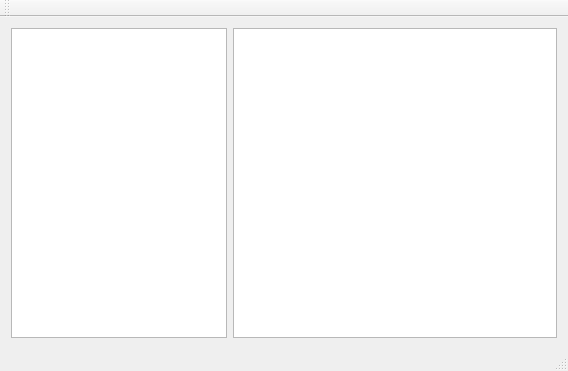
<?xml version="1.0" encoding="UTF-8"?>
<ui version="4.0">
 <class>MainWindow</class>
 <widget class="QMainWindow" name="MainWindow">
  <property name="geometry">
   <rect>
    <x>0</x>
    <y>0</y>
    <width>568</width>
    <height>371</height>
   </rect>
  </property>
  <property name="windowTitle">
   <string>MainWindow</string>
  </property>
  <widget class="QWidget" name="centralWidget">
   <layout class="QHBoxLayout" name="horizontalLayout" stretch="2,3">
    <item>
     <widget class="QTableView" name="tableView"/>
    </item>
    <item>
     <widget class="QGraphicsView" name="graphicsView"/>
    </item>
   </layout>
  </widget>
  <widget class="QMenuBar" name="menuBar">
   <property name="geometry">
    <rect>
     <x>0</x>
     <y>0</y>
     <width>568</width>
     <height>21</height>
    </rect>
   </property>
  </widget>
  <widget class="QToolBar" name="mainToolBar">
   <attribute name="toolBarArea">
    <enum>TopToolBarArea</enum>
   </attribute>
   <attribute name="toolBarBreak">
    <bool>false</bool>
   </attribute>
  </widget>
  <widget class="QStatusBar" name="statusBar"/>
 </widget>
 <layoutdefault spacing="6" margin="11"/>
 <resources/>
 <connections/>
</ui>
